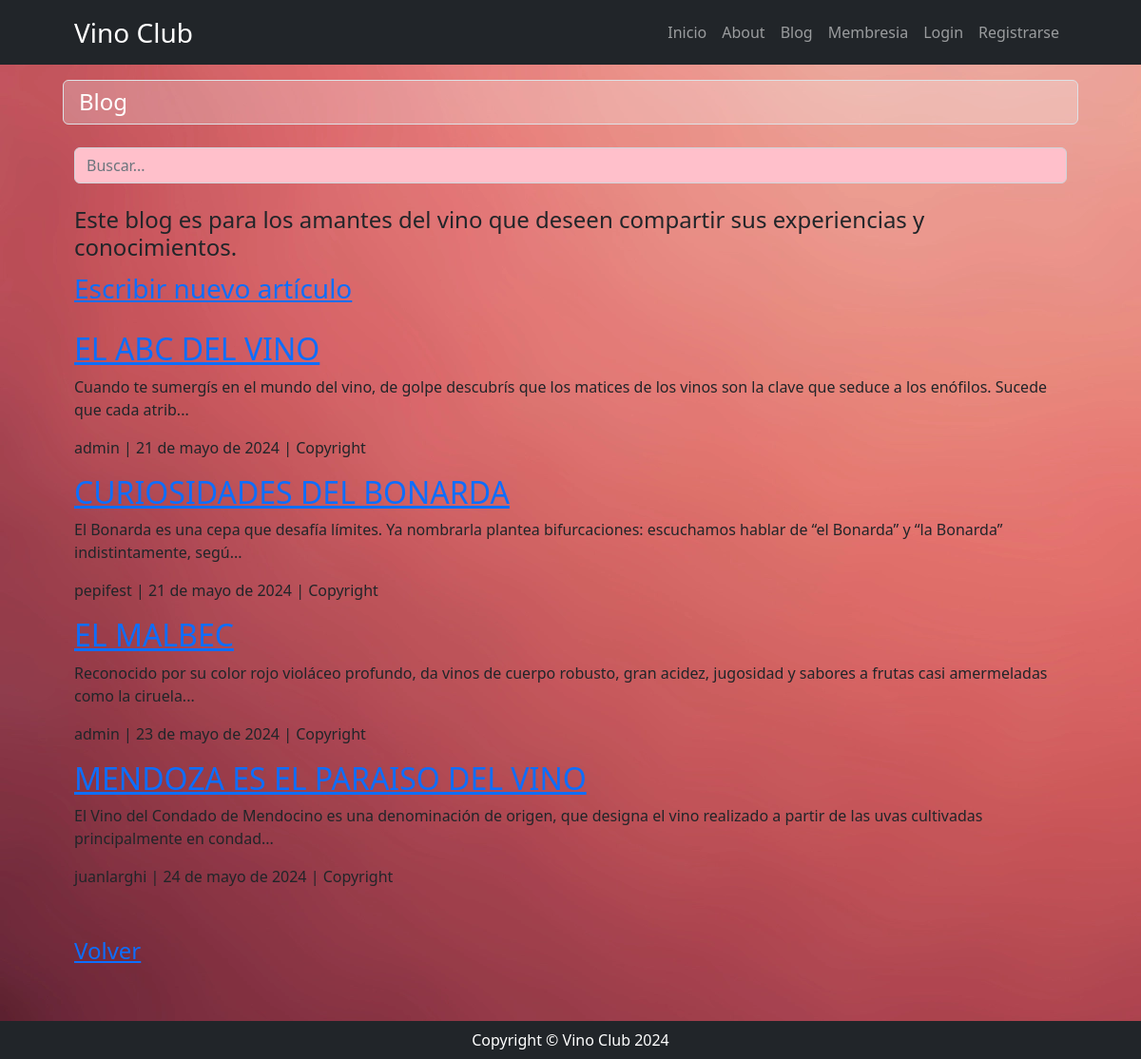
/blog/blog/search/, run on the app's committed database.
### blog/models.py (models this page shows, shortened)
class Blog(models.Model):
    titulo = models.CharField(max_length=100)
    cuerpo = models.TextField(max_length=3000)
    autor = models.ForeignKey(User, default=None, on_delete=models.SET_NULL, null=True, blank=True)
    fecha = models.DateField(auto_now_add=True)
    def snippet(self):
        return self.cuerpo[:150]+'...'

### blog/views.py (the view)
# urls.py: path('blog/search/', views.blog_search, name='blog_search'),
def blog_search(request):
    consulta = request.GET.get("consulta", None)
    if consulta:
        query = models.Blog.objects.filter(titulo__icontains=consulta)
    else:
        query = models.Blog.objects.all()
    context = {"blogs": query}
    return render(request, "blog/index.html", context)

### blog/templates/blog/index.html
{% extends 'core/base.html' %}
{% block title %}
    {% include 'core/components/title1.html' with title='Blog' %}
{% endblock title %}
{% block content %}
    <div class="fs-4 pb-4">
        <form action="{% url 'blog:blog_search' %}" method="get">
            <input type="text"
            class="form-control"
            name="consulta"
            placeholder="Buscar..."
            aria-label="Buscar"
            style="background: pink">
        </form>
    </div>
<h4>Este blog es para los amantes del vino que deseen compartir sus experiencias y conocimientos.</h4>
    <div class="fs-3 pb-4">
        <a href="{% url 'blog:blog_create' %}">Escribir nuevo artículo</a>
    </div>
    <div class="blog">
        {% for blog in blogs %}
            <div class="blog">
                <h2>
                    <a href="{% url 'blog:blog_fullview' blog.id %}">{{ blog.titulo }}</a>
                </h2>
                <p>{{ blog.snippet }}</p>
                <p>
                    {{ blog.autor }} | {{ blog.fecha }}
                    {% if user.is_authenticated %}
                        {% if user != blog.autor %}
                            | Copyright
                        {% else %}
                            | <a href="{% url 'blog:blog_update' blog.id %}">Editar</a>
                            | <a href="{% url 'blog:blog_delete' blog.id %}">Eliminar</a>
                        {% endif %}
                    {% else %}
                        | Copyright
                    </p>
                {% endif %}
            </div>
        {% endfor %}
        <div class="fs-4 pb-lg-2 my-5">
            <a href="{% url 'core:home' %}">Volver</a>
        </div>
    </div>
    <p>
        <br>
    </p>
{% endblock content %}

### data on the page
Blog: titulo "EL ABC DEL VINO", snippet "Cuando te sumergís en el mundo del vino, de golpe descubrís que los matices de los vinos son la clave que seduce a los enófilos. Sucede que cada atrib...", autor "admin", fecha "21 de mayo de 2024"
Blog: titulo "CURIOSIDADES DEL BONARDA", snippet "El Bonarda es una cepa que desafía límites. Ya nombrarla plantea bifurcaciones: escuchamos hablar de “el Bonarda” y “la Bonarda” indistintamente, segú...", autor "pepifest", fecha "21 de mayo de 2024"
Blog: snippet "Reconocido por su color rojo violáceo profundo, da vinos de cuerpo robusto, gran acidez, jugosidad y sabores a frutas casi amermeladas como la ciruela...", autor "admin", fecha "23 de mayo de 2024"
Blog: titulo "MENDOZA ES EL PARAISO DEL VINO", snippet "El Vino del Condado de Mendocino es una denominación de origen, que designa el vino realizado a partir de las uvas cultivadas principalmente en condad...", autor "juanlarghi", fecha "24 de mayo de 2024"

### other printed values
{{ title }} "Blog"
